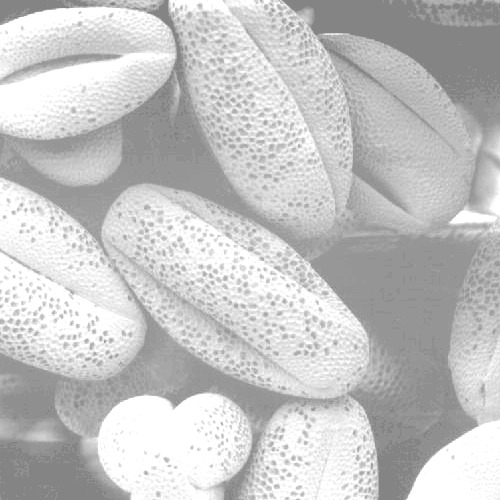
%> input picture Image Database/Fig0316(1)(top_left).tif, 500 x 500 px
$ octave histogramequalization.m   (GNU Octave 9; MATLAB toolbox functions it lacks are replaced by stand-ins)
%> lines starting %> are read from the running program, lines starting %| are printed output that depends on the picture
% image histogram equalization
% transformation function

i1=imread('C:\Users\Mainul Hassan\Documents\Image Database\Fig0316(1)(top_left).tif');
%> i1 is the input picture: size 500x500 uint8; min 132, max 255, mean 196.4
i2=imread('C:\Users\Mainul Hassan\Documents\Image Database\Fig0316(2)(2nd_from_top).tif');
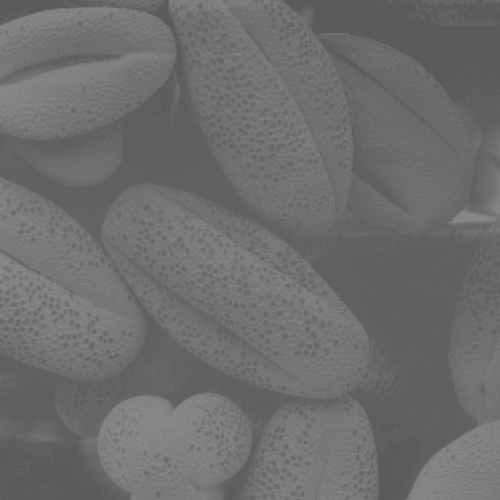
%> input picture Image Database/Fig0316(2)(2nd_from_top).tif, 500 x 500 px
%> i2 is the input picture: size 500x500 uint8; min 91, max 138, mean 109.1
i3=imread('C:\Users\Mainul Hassan\Documents\Image Database\Fig0316(3)(third_from_top).tif');
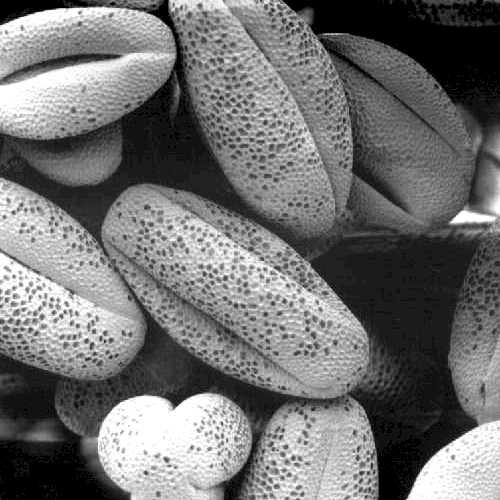
%> input picture Image Database/Fig0316(3)(third_from_top).tif, 500 x 500 px
%> i3 is the input picture: size 500x500 uint8; min 0, max 255, mean 113.2
i4=imread('C:\Users\Mainul Hassan\Documents\Image Database\Fig0316(4)(bottom_left).tif');
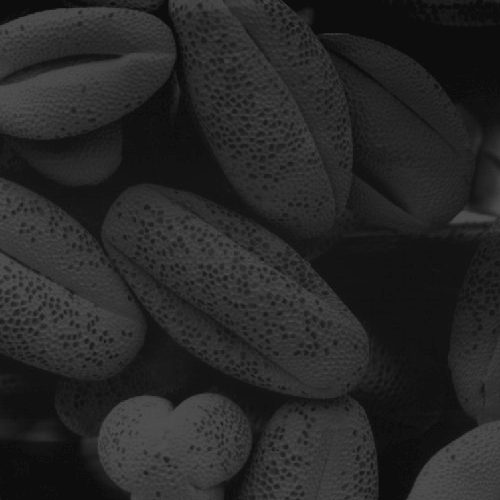
%> input picture Image Database/Fig0316(4)(bottom_left).tif, 500 x 500 px
%> i4 is the input picture: size 500x500 uint8; min 13, max 83, mean 38.7
ie1=histeq(i1);
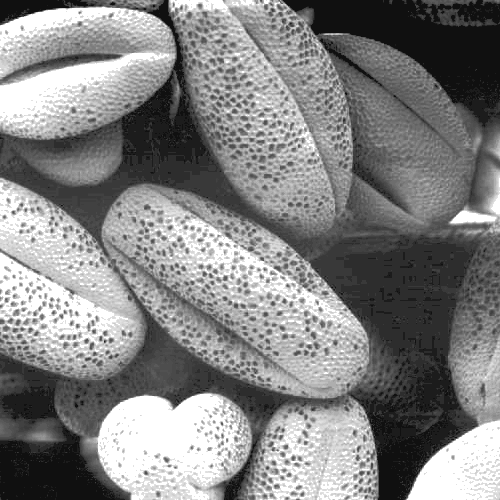
%> ie1: size 500x500 uint8; min 16, max 255, mean 130.9
ie2=histeq(i2);
ie3=histeq(i3);
ie4=histeq(i3);

subplot(4,3,1),imshow(i1),
subplot(4,3,2),imshow(ie1),
subplot(4,3,3),imhist(ie1);
title('Histogram of equalized image');
subplot(4,3,4),imshow(i2),
subplot(4,3,5),imshow(i1),
subplot(4,3,6),imhist(ie2);
title('Histogram of equalized image');
subplot(4,3,7),imshow(i3),
subplot(4,3,8),imshow(i1),
subplot(4,3,9),imhist(ie3);

title('Histogram of equalized image');
subplot(4,3,10),imshow(i4),
subplot(4,3,11),imshow(i1),
subplot(4,3,12),imhist(ie4);
title('Histogram of equalized image');
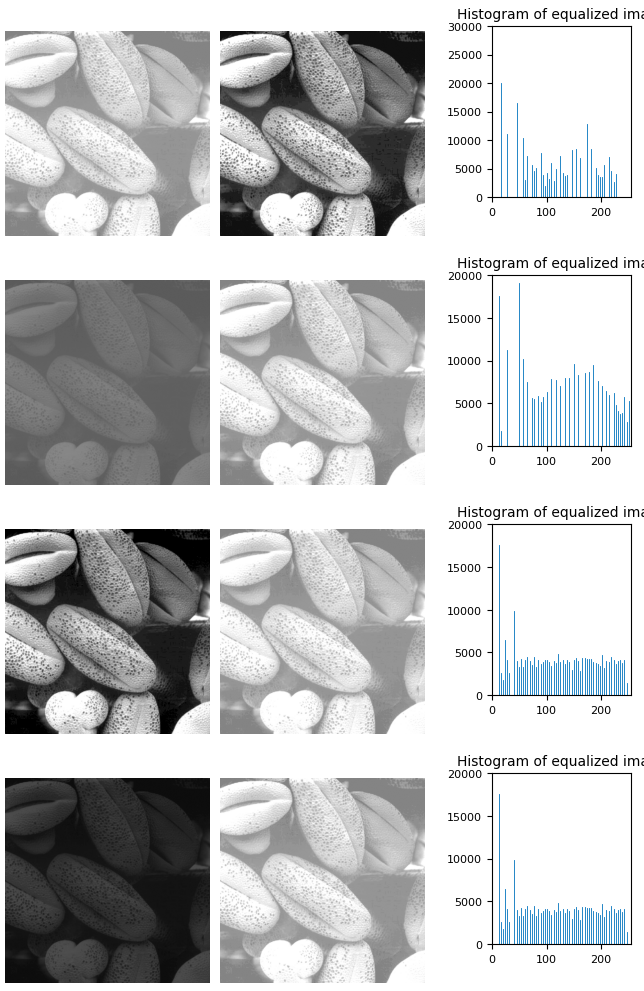
%> figure redrawn from the program's plot data, 12 panels
% transformation function
[J1,T1] = histeq(i1);
%> T1 = 256 values from 0 to 1
[J2,T2] = histeq(i2);
%> T2 = 256 values from 0 to 1
[J3,T3] = histeq(i3);
%> T3 = 256 values from 0.0476 to 1
[J3,T4] = histeq(i4);
%> T4 = 256 values from 0 to 1
%x=(0:255)/255;
x=0:255;
figure,plot(x,T1*255,'r',x,T2*255,'g',x,T3*255,'b',x,T4*255,'or');
legend('ploting of transformation function'),
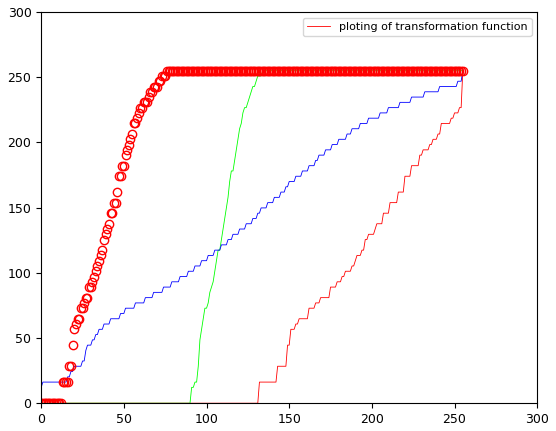
%> figure redrawn from the program's plot data; curve peaks at x = 255, y = 255; curve peaks at x = 134, y = 255; highest point at x = 76, y = 255
